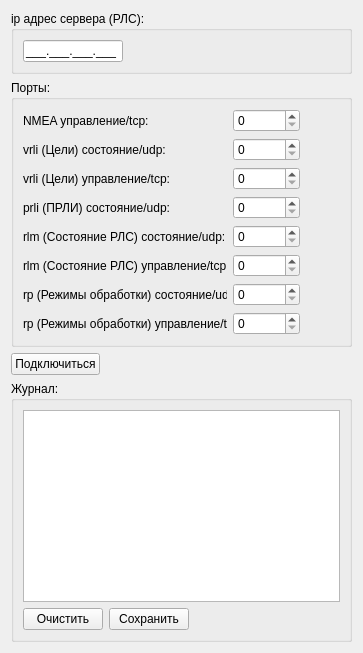
     <widget class="QWidget" name="ConnectTab">
      <attribute name="title">
       <string>Соединение</string>
      </attribute>
      <layout class="QVBoxLayout" name="verticalLayout_9">
       <item>
        <widget class="QGroupBox" name="groupBox_6">
         <property name="title">
          <string>ip адрес сервера (РЛС):</string>
         </property>
         <layout class="QVBoxLayout" name="verticalLayout_8">
          <item>
           <widget class="QLineEdit" name="IpEdit">
            <property name="maximumSize">
             <size>
              <width>100</width>
              <height>16777215</height>
             </size>
            </property>
            <property name="inputMask">
             <string>000.000.000.000;_</string>
            </property>
           </widget>
          </item>
         </layout>
        </widget>
       </item>
       <item>
        <widget class="QGroupBox" name="groupBox_5">
         <property name="title">
          <string>Порты:</string>
         </property>
         <layout class="QVBoxLayout" name="verticalLayout_5">
          <item>
           <layout class="QHBoxLayout" name="horizontalLayout_33">
            <item>
             <widget class="QLabel" name="label_51">
              <property name="minimumSize">
               <size>
                <width>204</width>
                <height>0</height>
               </size>
              </property>
              <property name="maximumSize">
               <size>
                <width>204</width>
                <height>16777215</height>
               </size>
              </property>
              <property name="text">
               <string>NMEA управление/tcp:</string>
              </property>
             </widget>
            </item>
            <item>
             <widget class="QSpinBox" name="spinBox_8">
              <property name="maximum">
               <number>100000</number>
              </property>
             </widget>
            </item>
            <item>
             <spacer name="horizontalSpacer_26">
              <property name="orientation">
               <enum>Qt::Horizontal</enum>
              </property>
              <property name="sizeHint" stdset="0">
               <size>
                <width>40</width>
                <height>20</height>
               </size>
              </property>
             </spacer>
            </item>
           </layout>
          </item>
          <item>
           <layout class="QHBoxLayout" name="horizontalLayout_24">
            <item>
             <widget class="QLabel" name="label_44">
              <property name="minimumSize">
               <size>
                <width>204</width>
                <height>0</height>
               </size>
              </property>
              <property name="maximumSize">
               <size>
                <width>204</width>
                <height>16777215</height>
               </size>
              </property>
              <property name="text">
               <string>vrli (Цели) состояние/udp:</string>
              </property>
             </widget>
            </item>
            <item>
             <widget class="QSpinBox" name="spinBox">
              <property name="maximum">
               <number>100000</number>
              </property>
             </widget>
            </item>
            <item>
             <spacer name="horizontalSpacer_17">
              <property name="orientation">
               <enum>Qt::Horizontal</enum>
              </property>
              <property name="sizeHint" stdset="0">
               <size>
                <width>40</width>
                <height>20</height>
               </size>
              </property>
             </spacer>
            </item>
           </layout>
          </item>
          <item>
           <layout class="QHBoxLayout" name="horizontalLayout_25">
            <item>
             <widget class="QLabel" name="label_45">
              <property name="minimumSize">
               <size>
                <width>204</width>
                <height>0</height>
               </size>
              </property>
              <property name="maximumSize">
               <size>
                <width>204</width>
                <height>16777215</height>
               </size>
              </property>
              <property name="text">
               <string>vrli (Цели) управление/tcp:</string>
              </property>
             </widget>
            </item>
            <item>
             <widget class="QSpinBox" name="spinBox_2">
              <property name="maximum">
               <number>100000</number>
              </property>
             </widget>
            </item>
            <item>
             <spacer name="horizontalSpacer_18">
              <property name="orientation">
               <enum>Qt::Horizontal</enum>
              </property>
              <property name="sizeHint" stdset="0">
               <size>
                <width>40</width>
                <height>20</height>
               </size>
              </property>
             </spacer>
            </item>
           </layout>
          </item>
          <item>
           <layout class="QHBoxLayout" name="horizontalLayout_26">
            <item>
             <widget class="QLabel" name="label_46">
              <property name="minimumSize">
               <size>
                <width>204</width>
                <height>0</height>
               </size>
              </property>
              <property name="maximumSize">
               <size>
                <width>204</width>
                <height>16777215</height>
               </size>
              </property>
              <property name="text">
               <string>prli (ПРЛИ) состояние/udp:</string>
              </property>
             </widget>
            </item>
            <item>
             <widget class="QSpinBox" name="spinBox_3">
              <property name="maximum">
               <number>100000</number>
              </property>
             </widget>
            </item>
            <item>
             <spacer name="horizontalSpacer_19">
              <property name="orientation">
               <enum>Qt::Horizontal</enum>
              </property>
              <property name="sizeHint" stdset="0">
               <size>
                <width>40</width>
                <height>20</height>
               </size>
              </property>
             </spacer>
            </item>
           </layout>
          </item>
          <item>
           <layout class="QHBoxLayout" name="horizontalLayout_27">
            <item>
             <widget class="QLabel" name="label_47">
              <property name="minimumSize">
               <size>
                <width>204</width>
                <height>0</height>
               </size>
              </property>
              <property name="maximumSize">
               <size>
                <width>204</width>
                <height>16777215</height>
               </size>
              </property>
              <property name="text">
               <string>rlm (Состояние РЛС) состояние/udp:</string>
              </property>
             </widget>
            </item>
            <item>
             <widget class="QSpinBox" name="spinBox_4">
              <property name="maximum">
               <number>100000</number>
              </property>
             </widget>
            </item>
            <item>
             <spacer name="horizontalSpacer_20">
              <property name="orientation">
               <enum>Qt::Horizontal</enum>
              </property>
              <property name="sizeHint" stdset="0">
               <size>
                <width>40</width>
                <height>20</height>
               </size>
              </property>
             </spacer>
            </item>
           </layout>
          </item>
          <item>
           <layout class="QHBoxLayout" name="horizontalLayout_28">
            <item>
             <widget class="QLabel" name="label_48">
              <property name="minimumSize">
               <size>
                <width>204</width>
                <height>0</height>
               </size>
              </property>
              <property name="maximumSize">
               <size>
                <width>204</width>
                <height>16777215</height>
               </size>
              </property>
              <property name="text">
               <string>rlm (Состояние РЛС) управление/tcp:</string>
              </property>
             </widget>
            </item>
            <item>
             <widget class="QSpinBox" name="spinBox_5">
              <property name="maximum">
               <number>100000</number>
              </property>
             </widget>
            </item>
            <item>
             <spacer name="horizontalSpacer_21">
              <property name="orientation">
               <enum>Qt::Horizontal</enum>
              </property>
              <property name="sizeHint" stdset="0">
               <size>
                <width>40</width>
                <height>20</height>
               </size>
              </property>
             </spacer>
            </item>
           </layout>
          </item>
          <item>
           <layout class="QHBoxLayout" name="horizontalLayout_29">
            <item>
             <widget class="QLabel" name="label_49">
              <property name="minimumSize">
               <size>
                <width>204</width>
                <height>0</height>
               </size>
              </property>
              <property name="maximumSize">
               <size>
                <width>204</width>
                <height>16777215</height>
               </size>
              </property>
              <property name="text">
               <string>rp (Режимы обработки) состояние/udp:</string>
              </property>
             </widget>
            </item>
            <item>
             <widget class="QSpinBox" name="spinBox_6">
              <property name="maximum">
               <number>100000</number>
              </property>
             </widget>
            </item>
            <item>
             <spacer name="horizontalSpacer_22">
              <property name="orientation">
               <enum>Qt::Horizontal</enum>
              </property>
              <property name="sizeHint" stdset="0">
               <size>
                <width>40</width>
                <height>20</height>
               </size>
              </property>
             </spacer>
            </item>
           </layout>
          </item>
          <item>
           <layout class="QHBoxLayout" name="horizontalLayout_30">
            <item>
             <widget class="QLabel" name="label_50">
              <property name="minimumSize">
               <size>
                <width>204</width>
                <height>0</height>
               </size>
              </property>
              <property name="maximumSize">
               <size>
                <width>204</width>
                <height>16777215</height>
               </size>
              </property>
              <property name="text">
               <string>rp (Режимы обработки) управление/tcp:</string>
              </property>
             </widget>
            </item>
            <item>
             <widget class="QSpinBox" name="spinBox_7">
              <property name="maximum">
               <number>100000</number>
              </property>
             </widget>
            </item>
            <item>
             <spacer name="horizontalSpacer_23">
              <property name="orientation">
               <enum>Qt::Horizontal</enum>
              </property>
              <property name="sizeHint" stdset="0">
               <size>
                <width>40</width>
                <height>20</height>
               </size>
              </property>
             </spacer>
            </item>
           </layout>
          </item>
         </layout>
        </widget>
       </item>
       <item>
        <layout class="QHBoxLayout" name="horizontalLayout_32">
         <item>
          <widget class="QPushButton" name="pushButton_6">
           <property name="text">
            <string>Подключиться</string>
           </property>
          </widget>
         </item>
         <item>
          <spacer name="horizontalSpacer_25">
           <property name="orientation">
            <enum>Qt::Horizontal</enum>
           </property>
           <property name="sizeHint" stdset="0">
            <size>
             <width>40</width>
             <height>20</height>
            </size>
           </property>
          </spacer>
         </item>
        </layout>
       </item>
       <item>
        <widget class="QGroupBox" name="groupBox_7">
         <property name="title">
          <string>Журнал:</string>
         </property>
         <layout class="QVBoxLayout" name="verticalLayout_10">
          <item>
           <widget class="QTextEdit" name="textEdit_3"/>
          </item>
          <item>
           <layout class="QHBoxLayout" name="horizontalLayout_31">
            <item>
             <widget class="QPushButton" name="pushButton_4">
              <property name="text">
               <string>Очистить</string>
              </property>
             </widget>
            </item>
            <item>
             <widget class="QPushButton" name="pushButton_5">
              <property name="text">
               <string>Сохранить</string>
              </property>
             </widget>
            </item>
            <item>
             <spacer name="horizontalSpacer_24">
              <property name="orientation">
               <enum>Qt::Horizontal</enum>
              </property>
              <property name="sizeHint" stdset="0">
               <size>
                <width>40</width>
                <height>20</height>
               </size>
              </property>
             </spacer>
            </item>
           </layout>
          </item>
         </layout>
        </widget>
       </item>
      </layout>
     </widget>
